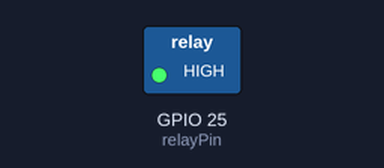
Bench run of a sketch on a simulated ESP32. On the bench: switched loads named in the sketch (green lamp = pin HIGH). Dashed ring = blinking.

Above: at 0.2 s.
Timing chart, 0 to 3.0 s (numbered marks = the images above):
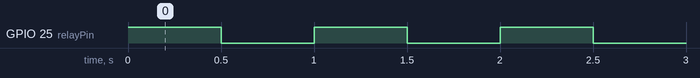

Measured:
- by itself, GPIO 25 (relayPin): alternates HIGH for 0.50 s and LOW for 0.50 s

The sketch:

DigitalOut.ino
```cpp
const int relayPin = GPIO_NUM_25;


void setup() {
  pinMode(relayPin, OUTPUT);
}

void loop() {

  digitalWrite(relayPin, HIGH);
  delay(500);
  digitalWrite(relayPin, LOW);
  delay(500);
}
```
